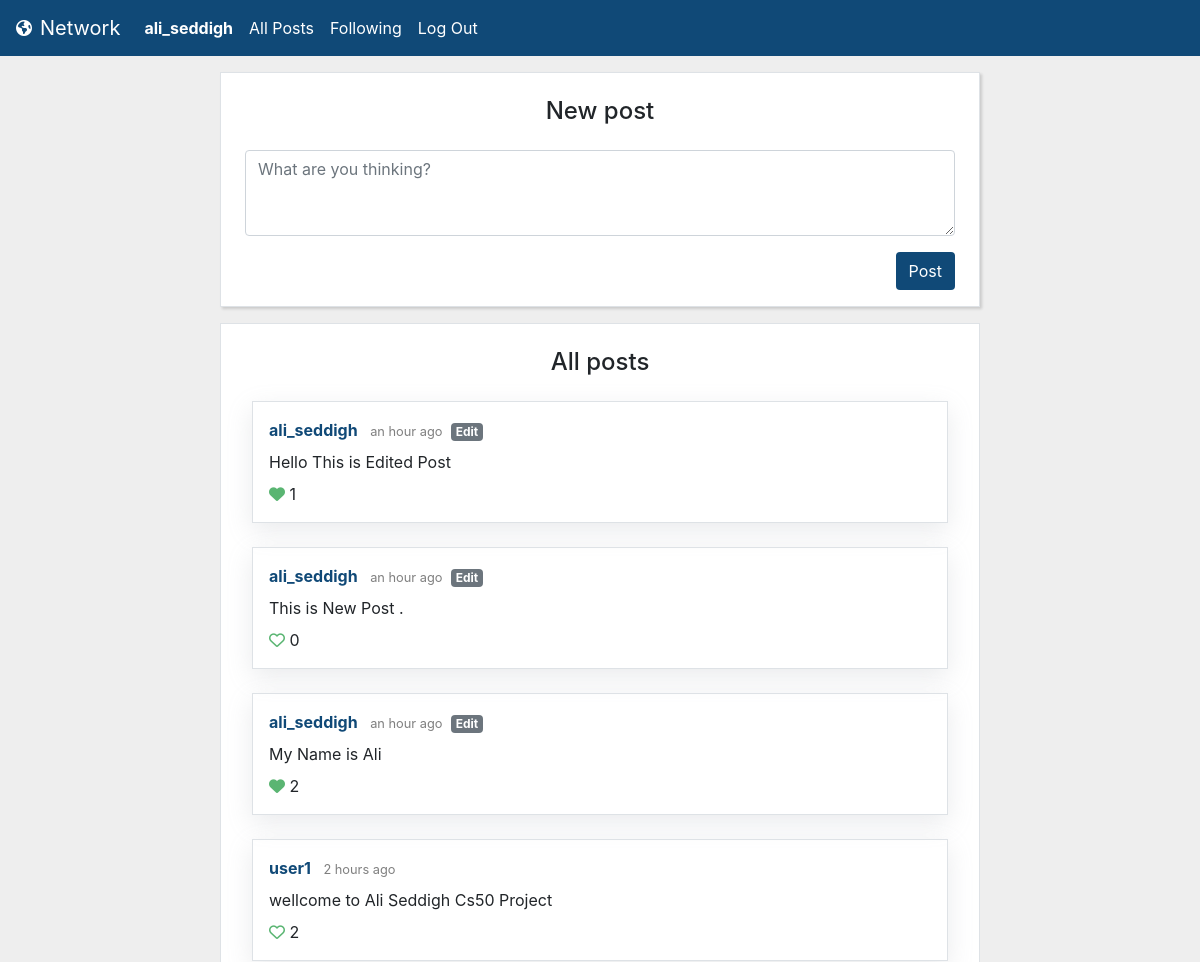
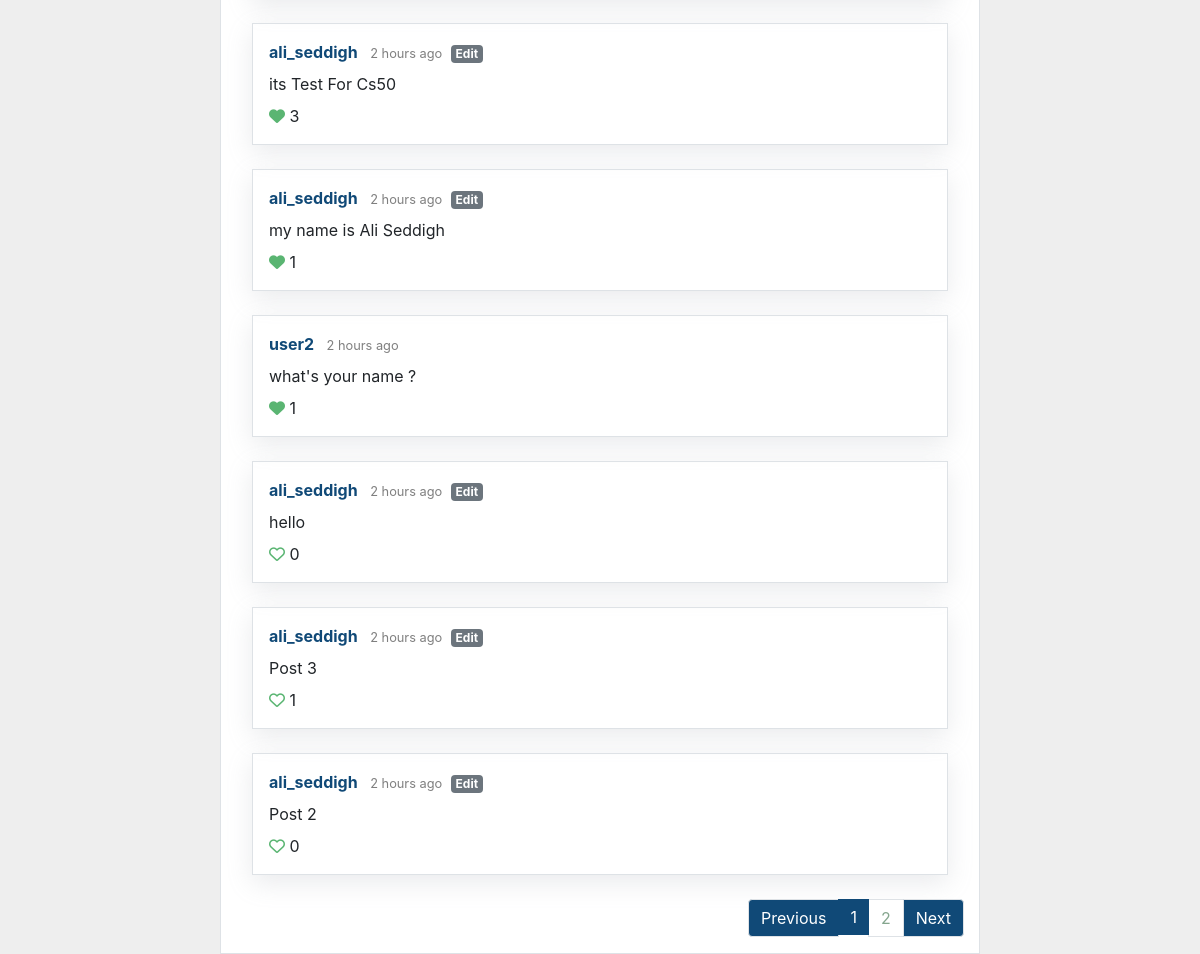
/ (signed in), run on the app's committed database (2 pictures, top to bottom).
### network/models.py (models this page shows, shortened)
class User(AbstractUser):
    pass
    following = models.ManyToManyField("self", blank=True, related_name='followers', symmetrical=False)

class Post(models.Model):
    author = models.ForeignKey(User, on_delete=models.CASCADE, related_name="posts")
    content = models.CharField(max_length=10000)
    created_at = models.DateTimeField(auto_now_add=True)
    liked_by = models.ManyToManyField(User, blank=True, related_name="likes")
    def likes(self):
        return self.liked_by.all().count()
    class Meta:
        ordering = ['-created_at']

### network/views.py (the view)
# urls.py: path("", views.index, name="index"),
def index(request):
    posts = Post.objects.all()
    paginator = Paginator(posts, 10)
    page_number = request.GET.get('page', 1)
    page = paginator.get_page(page_number)
    return render(request, "network/index.html", {
        "form": NewPostForm(),
        "page": page,
        "previous_url": get_previous_url(page),
        "next_url": get_next_url(page),
    })

### network/forms.py
class NewPostForm(forms.ModelForm):
    class Meta:
        model = Post
        fields = ['content']
        labels = {
            'content': ''
        }
        widgets = {
            'content': forms.Textarea(attrs={'rows':3, 'maxlength': 1000, 'class': 'form-control', 'placeholder': 'What are you thinking?'})
        }

### network/utilities.py (called while the page is built)
def get_previous_url(page):
    if page.has_previous():
        previous_url = f'?page={page.previous_page_number()}'
    else:
        previous_url = ''
    return previous_url

def get_next_url(page):
    if page.has_next():
        next_url = f'?page={page.next_page_number()}'
    else:
        next_url = ''
    return next_url

### network/templates/network/index.html (shortened to what this page needs)
{% extends "network/layout.html" %}
{% block body %}
    <div class="container">
        {% if user.is_authenticated %}
        <div class="row justify-content-center">
            <div class="col-12 col-lg-8 border mt-0 mt-sm-3 bg-white px-4 box-shadow">
                <h4 class="pt-4 pb-3 text-center">New post</h4>
                <form action="{% url 'newpost' %}" method="POST">
                    {{ form }}
                    <div class="form-group pt-3 text-right">
                        <button type="submit" class="btn green-button" style="background-color: rgb(16, 73, 119); color: white;">Post</button>
                    </div>
                </form>
            </div>
        </div>
        {% endif %}
        <div class="row justify-content-center">
            <div class="col-12 col-lg-8 mt-3 bg-white border">
                <h4 class="pt-4 pb-3 text-center">All posts</h4>
                {% include "network/posts_codeblock.html" %}
            </div>
        </div>
    </div>
{% endblock %}

### network/templates/network/layout.html (shortened to what this page needs)
{% load static %}
<!DOCTYPE html>
<html lang="en">
    <head>
        <link rel="stylesheet" href="https://stackpath.bootstrapcdn.com/bootstrap/4.4.1/css/bootstrap.min.css">
        <link href="{% static 'network/styles.css' %}" rel="stylesheet">
    </head>
    <body>
        <nav class="navbar navbar-expand-lg navbar-light" style="background-color: rgb(16, 73, 119);">
            <i style="color: white;" class="fas fa-globe-americas pr-2"></i>
            <a style="color: white;" class="navbar-brand" href="#">Network</a>
            <div class="collapse navbar-collapse" id="navbarSupportedContent">
                <ul class="navbar-nav mr-auto">
                {% if user.is_authenticated %}
                    <li class="nav-item">
                        <a class="nav-link" href="{% url 'profile' user.id %}"><strong>{{ user.username }}</strong></a>
                    </li>
                {% endif %}
                <li class="nav-item">
                    <a class="nav-link" href="{% url 'index' %}">All Posts</a>
                </li>
                {% if user.is_authenticated %}
                    <li class="nav-item">
                        <a class="nav-link" href="{% url 'following' %}">Following</a>
                    </li>
                    <li class="nav-item">
                        <a class="nav-link" href="{% url 'logout' %}">Log Out</a>
                    </li>
                {% endif %}
                </ul>
            </div>
        </nav>
        <div class="body">
            {% block body %}
            {% endblock %}
        </div>
    </body>
</html>

### network/templates/network/posts_codeblock.html (shortened to what this page needs)
{% load humanize %}
{% load static %}
        {% for post in page.object_list %}
        <div class="border box-shadow-posts p-3 mb-4 mx-0 mx-md-3">
            <div class="pb-2" id="post_headline_{{ post.id }}">
                <a href="{% url 'profile' post.author.id %}" class="green-link">
                    <strong style="color: rgb(16, 73, 119);">{{ post.author }}</strong>
                </a>
                <small class="pl-2 text-black-50">{{ post.created_at|naturaltime }}</small>
                {% if user.is_authenticated and user == post.author %}
                <a href="javascript:void(0)" data-id="{{ post.id }}" id="edit_{{ post.id }}" class="badge badge-secondary ml-1">Edit</a>
                {% endif %}
            </div>
            <div id="post_contentgroup_{{ post.id }}">
                <p id="post_content_{{ post.id }}" class="mb-2">{{ post.content }}</p>
            </div>
            <div id="post_likes_{{ post.id }}">
                {% if user.is_authenticated %}
                <i id="post_likeicon_{{ post.id }}" data-id="{{ post.id }}" class="likeicon likeicon-user fa-heart {% if user in post.liked_by.all %}fas{% else %}far{% endif %}"></i>
                {% else %}
                <i class="likeicon fa-heart {% if post.likes != 0 %}fas{% else %}far{% endif %}"></i>
                {% endif %}
                <span id="post_likecount_{{ post.id }}">{{ post.likes }}</span>
            </div>
        </div>
        {% empty %}
        <div class="p-3 mb-4 mx-0 mx-md-3">
            Oops! No posts found.
            </div>
        {% endfor %}
        {% if page.object_list %}
        <nav aria-label="...">
            <ul class="pagination justify-content-end">
                <li class="page-item {% if not page.has_previous %} disabled {% endif %}">
                    <a class="page-link pagination-green-inactive" href="{{ previous_url }}" tabindex="-1" aria-disabled="true" style="background-color: rgb(16, 73, 119); color: white;">Previous</a>
                </li>
                {% for n in page.paginator.page_range %}
                    {% if n == page.number %}
                    <li class="page-item active" aria-current="page">
                        <span class="page-link" style="background-color: rgb(16, 73, 119); color: white; border: 0;">
                        {{ n }}
                        </span>
                    </li>
                    {% elif n < page.number|add:3 and n > page.number|add:-3 %}
                    <li class="page-item" >
                        <a class="page-link pagination-green-inactive" href="{{GET_params.urlencode}}?page={{ n }}">{{ n }}</a>
                    </li>
                    {% endif %}
                {% endfor %}
                <li class="page-item {% if not page.has_next %} disabled {% endif %}">
                    <a class="page-link pagination-green-inactive" href="{{ next_url }}" style="background-color: rgb(16, 73, 119); color: white;">Next</a>
                </li>
            </ul>
        </nav>
        {% endif %}

### network/static/network/styles.css (style rules this page uses)
body { background-color: #eee; }
a { color: #85A68E; }
.box-shadow { box-shadow: rgba(0, 0, 0, 0.15) 1.95px 1.95px 2.6px; }
.pagination-green-inactive { color: #85A68E; }
.box-shadow-posts { box-shadow: rgba(149, 157, 165, 0.2) 0px 8px 24px; }
.likeicon { color:#5AB572; }
.green-button { background-color: #85A68E; transition: color .15s ease-in-out, background-color .15s ease-in-out,border-color .15s ease-in-out; }

### network/templates/network/layout.html (style rules this page uses)
.nav-link { color: white !important; }

### data on the page
User: username "ali_seddigh"
Post: author "ali_seddigh", created_at "an hour ago", content "Hello This is Edited Post", likes "1"
Post: author "ali_seddigh", created_at "an hour ago", content "This is New Post .", likes "0"
Post: author "ali_seddigh", created_at "an hour ago", content "My Name is Ali", likes "2"
Post: author "user1", created_at "2 hours ago", content "wellcome to Ali Seddigh Cs50 Project", likes "2"
Post: author "ali_seddigh", created_at "2 hours ago", content "its Test For Cs50", likes "3"
Post: author "ali_seddigh", created_at "2 hours ago", content "my name is Ali Seddigh", likes "1"
Post: author "user2", created_at "2 hours ago", content "what's your name ?", likes "1"
Post: author "ali_seddigh", created_at "2 hours ago", content "hello", likes "0"
Post: author "ali_seddigh", created_at "2 hours ago", content "Post 3", likes "1"
Post: author "ali_seddigh", created_at "2 hours ago", content "Post 2", likes "0"

### other printed values
{{ n }} "1"
{{ n }} "2"
